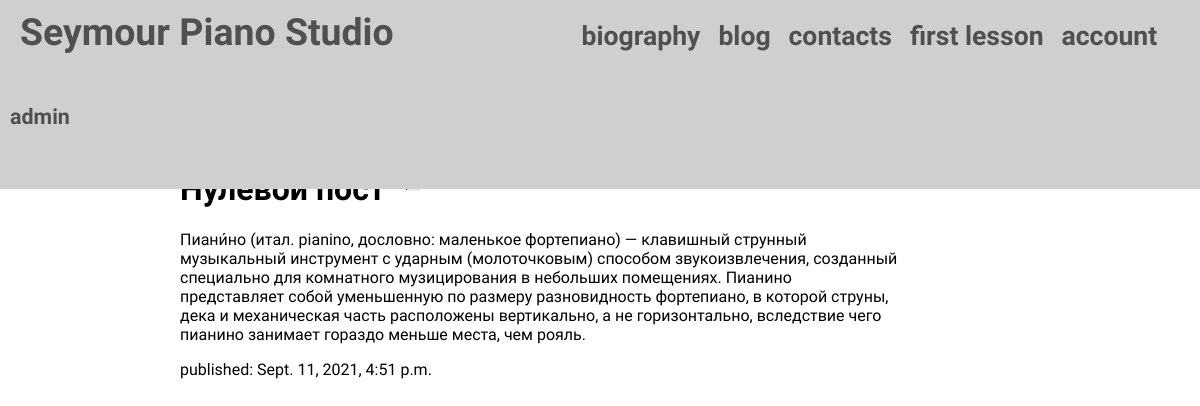
The page /blog/post/1/ (signed in) on the database its author committed.
### blog/models.py (models this page shows, shortened)
class Post(models.Model):
    title = models.CharField(max_length=200)
    text = models.TextField()
    created_date = models.DateTimeField(default=timezone.now)
    published_date = models.DateTimeField(blank=True, null=True)

### blog/views.py (the view)
# urls.py: path('post/<int:pk>/', views.post_detail, name='post_detail'),
def post_detail(request, pk):
    post = get_object_or_404(Post, pk=pk)
    return render(request, 'blog/post_detail.html', {'post': post})

### blog/templates/blog/post_detail.html (shortened to what this page needs)
{% extends 'main/base.html' %}
{% load static %}
{% block style %}
    <link rel="stylesheet" href="{% static 'css/blog.css' %}">
{% endblock %}
{% block content %}
    <div id="blog-conteiner">
        <div class="post">
            <h1 class="post_title">
                {{ post.title }}
                {% if user.is_superuser %}
                    <a class="post-edit-button" href="{% url 'post_edit' pk=post.pk %}">
                    </a>
                {% endif %}
            </h1>
            {% if post.published_date %}
                <p class="post_text">{{ post.text|linebreaksbr }}</p>
                <div class="date">
                    <p class="pub_date">published: {{ post.published_date }}</p>
                </div>
            {% else %}
                <p>post in process...</p>
            {% endif %}
        </div>
    </div>
{% endblock %}

### main/static/css/base.css (style rules this page uses)
body { background-color: #ffffff; font-family: 'Benne', serif; padding: 0 0; margin: auto; width: 100%; }
a { color: #505050; text-decoration: none; }

### blog/static/css/blog.css (style rules this page uses)
#blog-conteiner { padding: 50px 25% 50px 15%; }
.post-edit-button { display: inline-block; width: 40px; height: 40px; }

### rows shown on the page
Post: title "Нулевой пост", text "Пиани́но (итал. pianino, дословно: маленькое фортепиано) — клавишный струнный музыкальный инструмент с ударным (молоточковым) способом звукоизвлечения, созданный специально для комнатного музицирования в небольших помещениях. Пианино представляет собой уменьшенную по размеру разновидность фортепиано, в которой струны, дека и механическая часть расположены вертикально, а не горизонтально, вследствие чего пианино занимает гораздо меньше места, чем рояль.", published_date "Sept. 11, 2021, 4:51 p.m."
